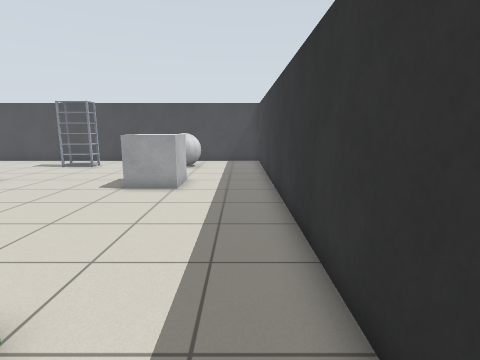
view 1 (above)

18 first-person views from a walk through a Gazebo world. The camera is 1.1 m above the floor, tilts 10° down and sees 80° across. The floor is counted in squares, 0.5 m on a side. Each view is taken from the middle of a square. On the plan, view 1 faces up. The plan holds only what a view shows up to about 17 squares ahead; the rest is blank.

view 2
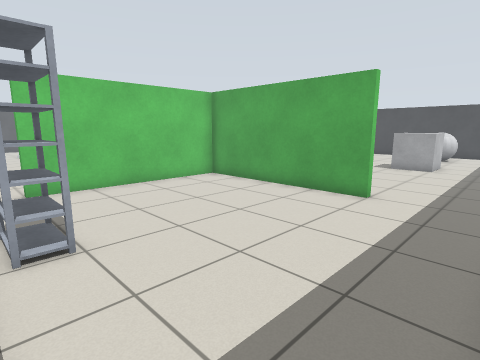

view 3
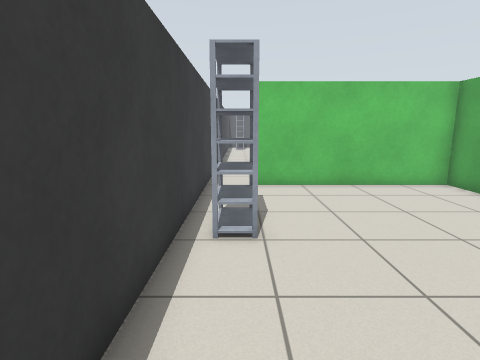

view 4
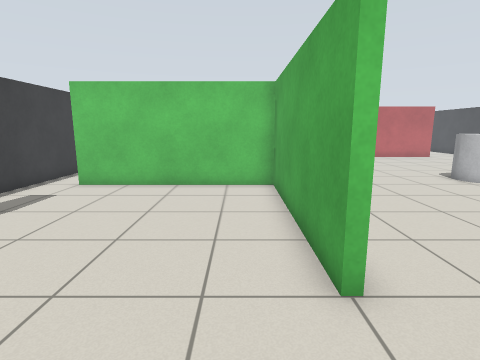

view 5
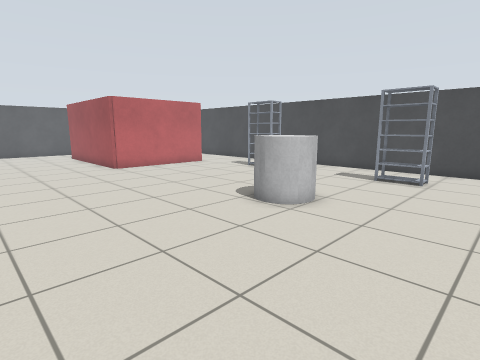

view 6
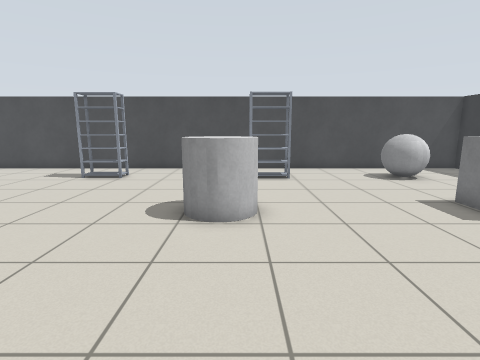

view 7
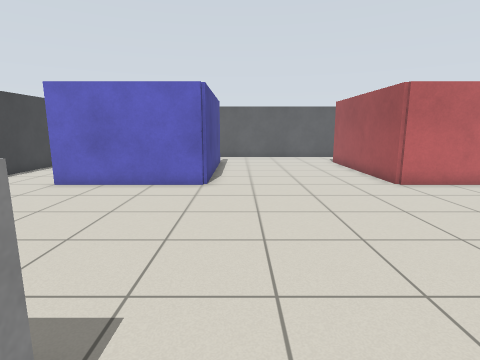

view 8
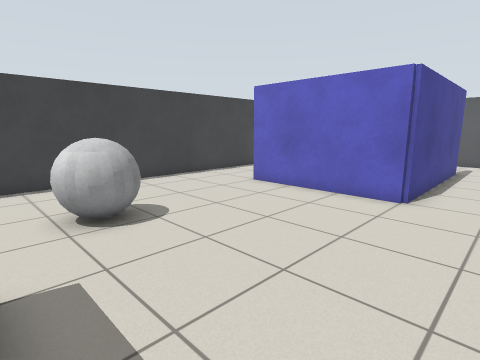

view 9
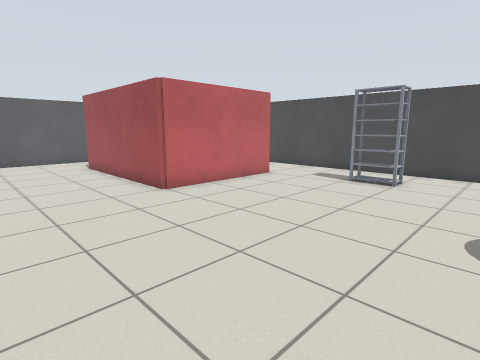

view 10
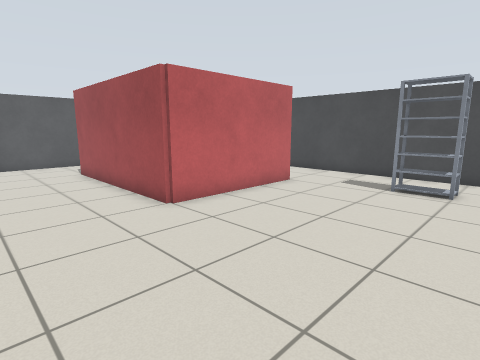

view 11
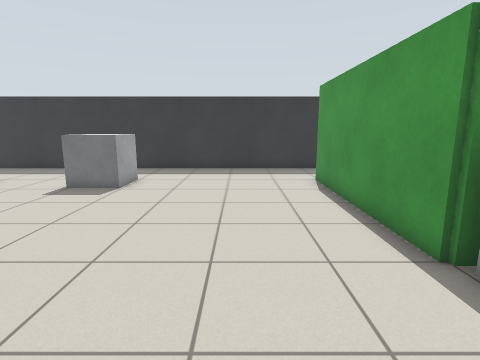

view 12
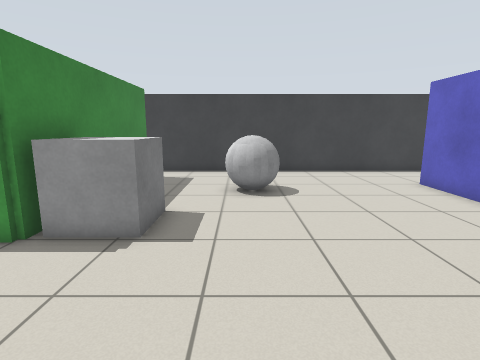

view 13
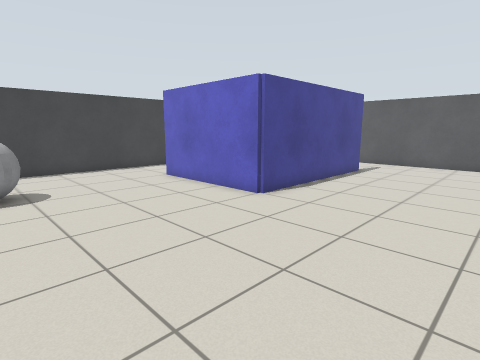

view 14
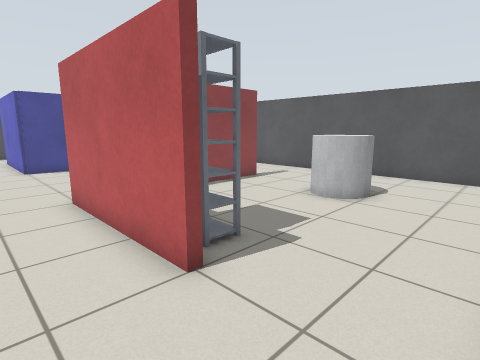

view 15
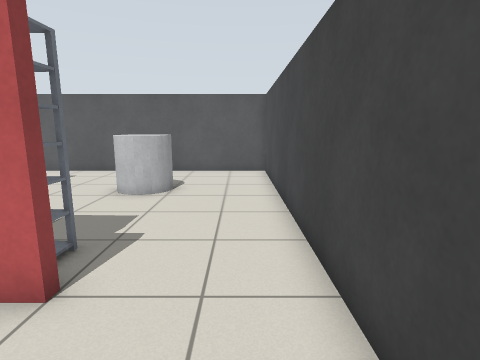

view 16
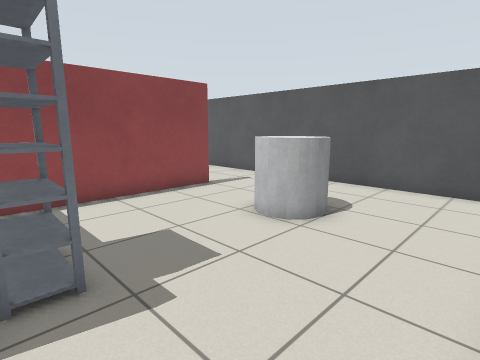

view 17
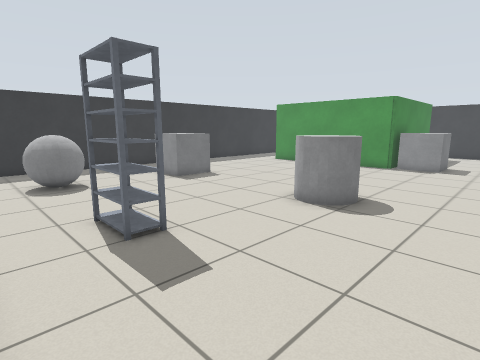

view 18
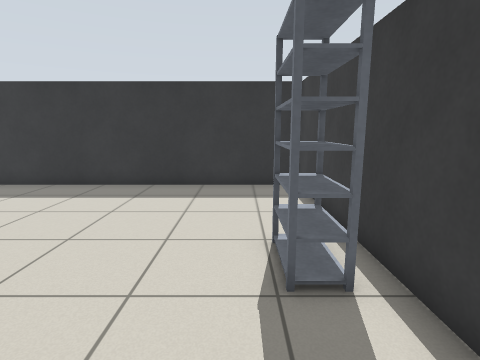

### Floor plan
Points are (right, up) in squares from view 1. A wall is a line through its corners. A room is listed if a view was taken in it or the views show most of it. See-through windows are left out.
Room 1 (views 1, 2, 3, 4, 18)
walls: (-2.5, 2.4) (-10.2, 2.4); (-10.3, 0.6) (-10.3, -5.5); (-10.5, -7.3) (1.4, -7.3); (1.4, -7) (1.4, 2.5)
ways out: opening at (-11, -6.5) to room 2; opening at (-0.5, 3) to room 2
objects: shelf (-6, -6) to (-5, -6)
Room 2 (views 5, 6, 7, 8, 9, 10, 11, 12, 13, 14, 15, 16, 17)
walls: (-10.6, 2.6) (-2.5, 2.6) (-2.5, 2.4); (-22.4, 14.6) (-22.4, 10.4) (-30.5, 10.4); (-30.6, 10.7) (-23.6, 10.7); (-10.3, -5.5) (-10.7, -5.5) (-10.7, 0.6); (-30.6, 2.6) (-22.4, 2.6) (-22.4, -3.5); (-23.5, -7.3) (-10.5, -7.3); (1.4, 2.5) (1.4, 20.4) (-34.4, 20.4) (-34.4, 2.1)
ways out: opening at (-11, -6.5) to room 1; opening at (-0.5, 3) to room 1; opening at (-32.5, 3); opening at (-23, -5.5)
objects: grey cylinder (-30, 15) to (-29, 16); shelf (-24, 14) to (-23, 16); shelf (-18, 17) to (-17, 18); grey ball (-16, -3) to (-15, -2); grey box (-13, 1) to (-11, 2); grey cylinder (-12, 11) to (-11, 12); shelf (-10, 17) to (-9, 18); grey box (-4, 11) to (-3, 12); grey ball (-4, 17) to (-3, 18)

Where each view was taken, in squares from view 1:
view 1: 0 up, 0 right, facing up
view 2: 7 down, 1 right, facing up-left
view 3: 6 down, 1 right, facing left
view 4: 1 up, 1 right, facing left
view 5: 4 up, 6 left, facing up-left
view 6: 4 up, 11 left, facing up
view 7: 4 up, 11 left, facing left
view 8: 5 up, 13 left, facing down-left
view 9: 5 up, 13 left, facing up-left
view 10: 6 up, 15 left, facing up-left
view 11: 6 up, 15 left, facing right
view 12: 8 up, 15 left, facing down
view 13: 9 up, 15 left, facing down-left
view 14: 20 up, 20 left, facing down-left
view 15: 19 up, 19 left, facing left
view 16: 20 up, 23 left, facing down-left
view 17: 20 up, 16 left, facing down-right
view 18: 5 down, 10 left, facing right
